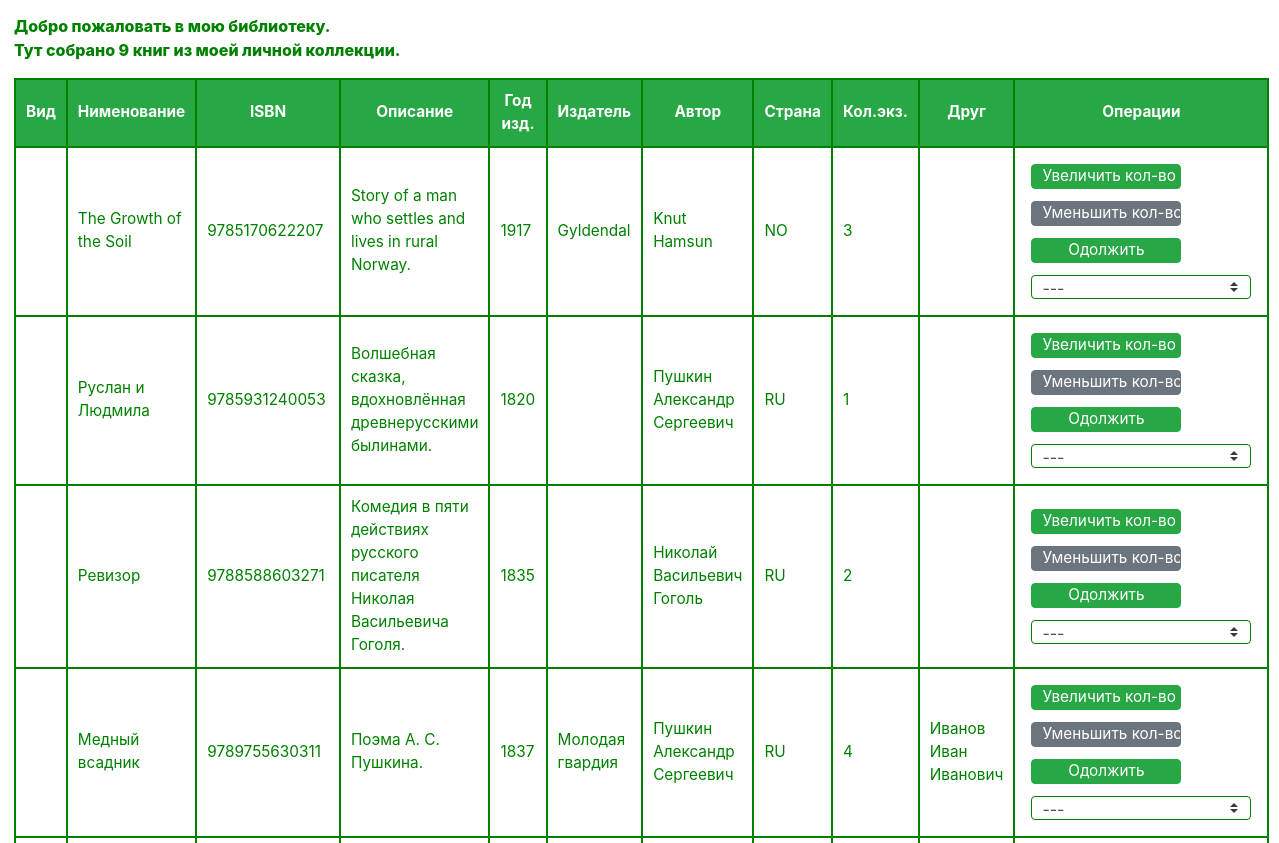
/ (upper part), run on an earlier commit of the app's database.
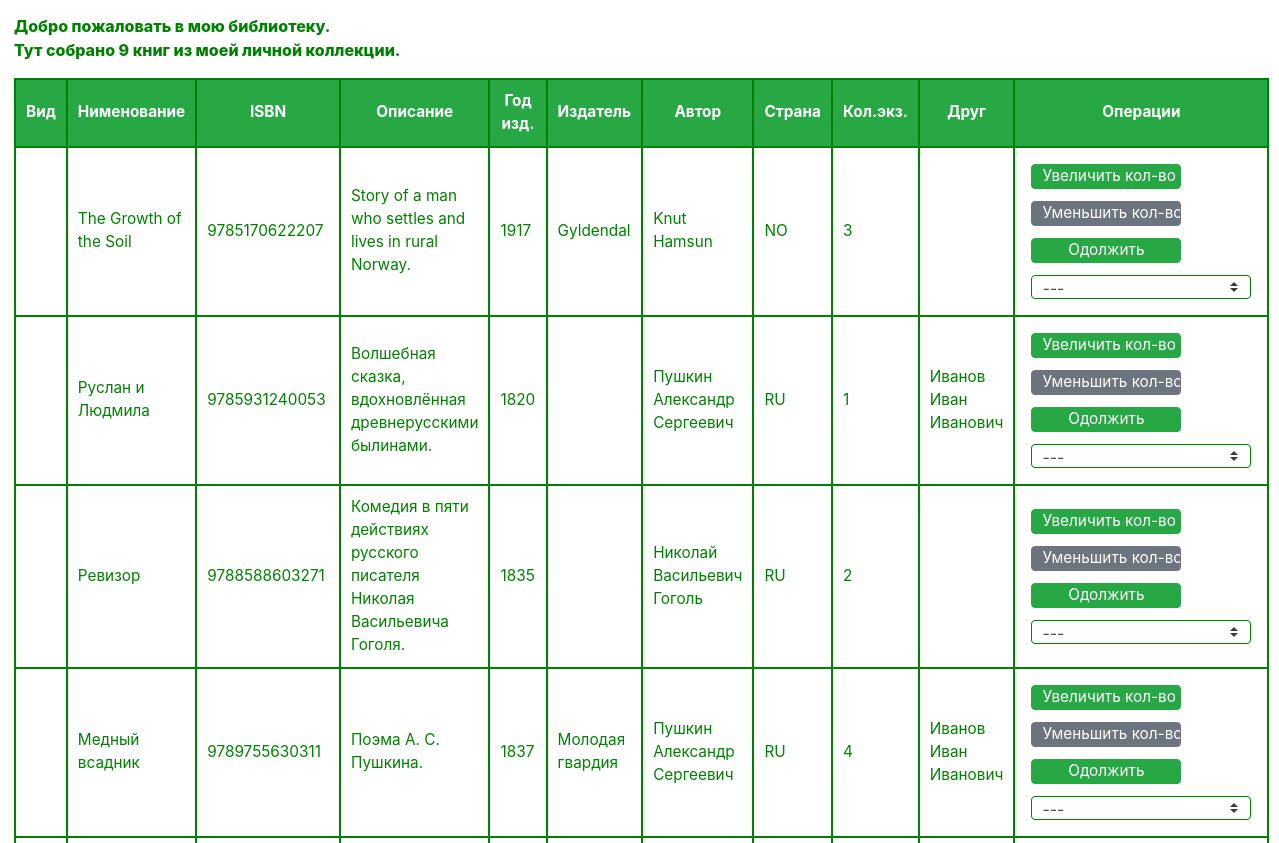
And on a later commit of the database.
### p_library/models.py (models this page shows, shortened)
class Book(models.Model):
    ISBN = models.CharField(max_length=13)
    title = models.TextField(verbose_name="Название")
    description = models.TextField(verbose_name="Описание")
    year_release = models.SmallIntegerField(verbose_name="Год написания")
    author = models.ForeignKey(Author, on_delete=models.CASCADE, related_name="book_author")
    price = models.DecimalField(default=0, max_digits=10, decimal_places=2, verbose_name="Цена")
    copy_count = models.PositiveSmallIntegerField(default=1, verbose_name="Кол-во экземпляров")
    publisher = models.ForeignKey(
        Publisher, on_delete=models.CASCADE, null=True, related_name="book_publisher", verbose_name="Издатель"
    )
    friend = models.ForeignKey(
        Friend, on_delete=models.CASCADE, blank=True, null=True, related_name="book_friend", verbose_name="Друг"
    )
    image = models.ImageField(upload_to="covers/", null=True, blank=True)
    class Meta:
        verbose_name = 'Книга'
        verbose_name_plural = 'Книги'

class Author(models.Model):
    full_name = models.TextField(verbose_name="ФИО")
    birth_year = models.SmallIntegerField(verbose_name="Год рождения")
    country = models.CharField(max_length=2, verbose_name="Код страны")
    class Meta:
        verbose_name = 'Автор'
        verbose_name_plural = 'Авторы'

class Friend(models.Model):
    full_name = models.TextField(verbose_name="ФИО")
    class Meta:
        verbose_name = 'Друг'
        verbose_name_plural = 'Друзья'

### p_library/views.py (the view)
# urls.py: path('', views.index),
def index(request):
    template = loader.get_template('index.html')
    books_count = Book.objects.all().count()
    books = Book.objects.all().order_by("id")
    friends = Friend.objects.all().order_by("id")
    out_data = {
        "title": "Моя библиотека",
        "books_count": books_count,
        "books": books,
        "friends": friends,
    }
    return HttpResponse(template.render(out_data, request))

### p_library/templates/index.html (shortened to what this page needs)
{% extends 'base0.html' %}
{% block content %}
    <p class="welcome">
        Добро пожаловать в мою библиотеку.<br>
        Тут собрано {{ books_count }} книг из моей личной коллекции.
    </p>
    <table border="1">
        <tr>
            <th>Вид</th>
            <th>Нименование</th>
            <th>ISBN</th>
            <th>Описание</th>
            <th>Год изд.</th>
            <th>Издатель</th>
            <th>Автор</th>
            <th>Страна</th>
            <th>Кол.экз.</th>
            <th>Друг</th>
            <th>Операции</th>
        </tr>
        {% for book in books %}
        <tr>
            <td>
            </td>
            <td>{{ book.title }}</td>
            <td>{{ book.ISBN }}</td>
            <td>{{ book.description }}</td>
            <td>{{ book.year_release }}</td>
            <td>{{ book.publisher.name }}</td>
            <td>{{ book.author.full_name }}</td>
            <td>{{ book.author.country }}</td>
            <td>{{ book.copy_count }}</td>
            <td>{{ book.friend.full_name }}</td>
            <td>
                <form action="/index/book_increment/" method="post" enctype="multipart/form-data">
                    <input type="submit" class="btn btn-success" value="Увеличить кол-во" />
                </form>
                <form action="/index/book_decrement/" method="post" enctype="multipart/form-data">
                    <input type="submit" class="btn btn-secondary" value="Уменьшить кол-во" />
                </form>
                <form action="/index/book_borrow/" method="post" enctype="multipart/form-data">
                    <input type="submit" class="btn btn-success" value="Одолжить" />
                    <select class="custom-select" name="friend_id">
                        <option selected>---</option>
                    </select>
                </form>
            </td>
        </tr>
        {% endfor %}
    </table>
    <br>
{% endblock %}

What changed in the data, as far as the page shows it:
changed Book "Руслан и Людмила": friend.full_name (not shown) → "Иванов Иван Иванович"
